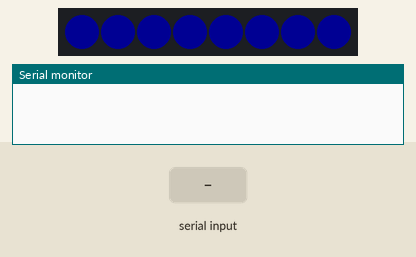
This sketch was run on a simulated Arduino Leonardo, built with avr-gcc and run on an emulated ATmega32U4. Parts: 8 RGB LEDs in strip order, left to right, the last lines printed to the serial monitor. The test bench sets the inputs (shaded band). Dim RGB values are drawn brighter than linear; random numbers use the default seed unless the sketch sets one.

Above: at 13.9 s.
14.0 s: "1\n" received over the second serial link
At 14.6 s:
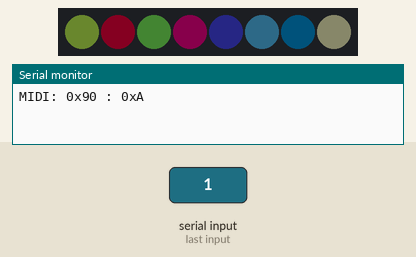
15.5 s: "0\n" received over the second serial link
At 15.9 s:
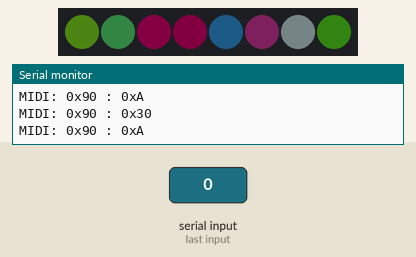
17.0 s: "2\n" received over the second serial link
At 18.2 s:
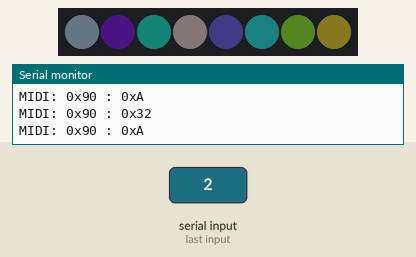
18.5 s: "1\n" received over the second serial link
At 19.4 s:
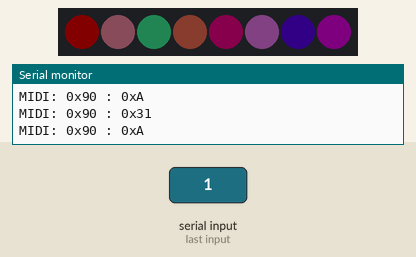
20.0 s: "0\n" received over the second serial link
At 20.5 s:
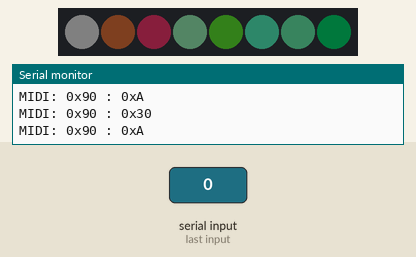
21.5 s: "2\n" received over the second serial link
At 22.8 s:
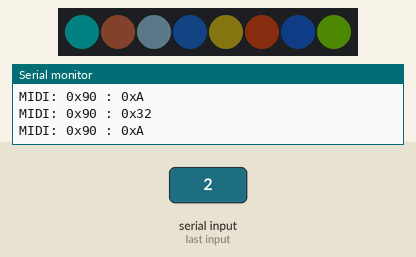
Timing chart, 0 to 24.0 s (numbered marks = the images above; inputs shaded):
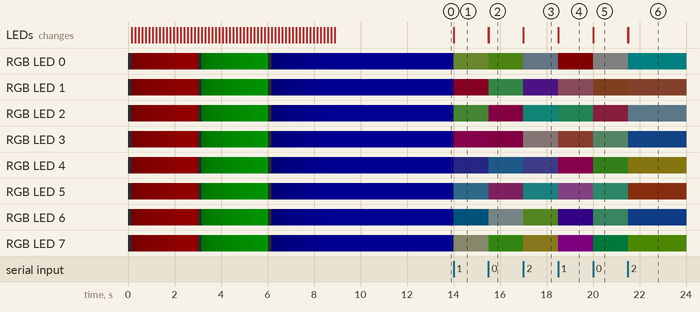

The sketch:

MIDI_LEDuino_Example.ino
```cpp
/***********************************/
/* MIDI_LEDuino Example            */
/***********************************/
/* Copyright uBld Electronics, LLC */
/***********************************/

/* Tested on an Arduino Leonardo */

#include <FastLED.h>
#define LED_PIN   7
#define NUM_LEDS  8
CRGB leds[NUM_LEDS];

/* Max Brightness of LEDs */
#define BRIGHTNESS 20

/* Lenght of notes */
#define BASE      25      /* Milliseconds */
#define WHOLE     BASE*16
#define HALF      BASE*8
#define QUARTER   BASE*4
#define EIGHTH    BASE*2
#define SIXTEENTH BASE

/* Variables for MIDI */
byte MIDIcommand, MIDIdata1, MIDIdata2;
byte MIDIdataBytes=1;
byte MIDIbyteCounter=0;
byte MIDIpacketSize=3;

/* Variables for LEDs */
int x=0;
int randNumber1, randNumber2, randNumber3;

void setup() {

  /* Set up WS2812B LEDs */
  FastLED.addLeds<WS2812, LED_PIN, GRB>(leds, NUM_LEDS);

  /* Red */
  for(int temp=0;temp<BRIGHTNESS;temp++)
  {
    for (x=0;x<8;x++)
    {
      /* Flash the LEDs randombly when we get a MIDI packet */
      leds[x] = CRGB(temp,0,0);
    }
    FastLED.show();
    delay(150);
  }

  /* Green */
  for(int temp=0;temp<BRIGHTNESS;temp++)
  {
    for (x=0;x<8;x++)
    {
      /* Flash the LEDs randombly when we get a MIDI packet */
      leds[x] = CRGB(0,temp,0);
    }
    FastLED.show();
    delay(150);
  }

  /* Blue */
  for(int temp=0;temp<BRIGHTNESS;temp++)
  {
    for (x=0;x<8;x++)
    {
      /* Flash the LEDs randombly when we get a MIDI packet */
      leds[x] = CRGB(0,0,temp);
    }
    FastLED.show();
    delay(150);
  }

  /* Set up serial port */
  /* On the Leonardo, Serial1 is on pins 0 & 1 */
  /* For other Arduino, you may need to set up the port differently */
  Serial1.begin(31250);

  /* Set up USB serial montior on Leonardo */
  Serial.begin(31250);

  /* Outputs notes to MIDI out at startup */
  for (int notes = 36; notes < 72; notes ++)
    playNote(notes,0x7f,SIXTEENTH);

  delay(500);

  /* Shave and a Haircut */
  playNote(60,0x7f,QUARTER);
  playNote(55,0x7f,EIGHTH);
  playNote(55,0x7f,EIGHTH);
  playNote(56,0x7f,QUARTER);
  playNote(55,0x7f,QUARTER);
  playNote(00,00,QUARTER);
  playNote(59,0x7f,QUARTER);
  playNote(60,0x7f,QUARTER);

  /* Clears out any junk that may be in the receive buffer so we start clean */
  Serial1.flush();
}

void playNote(byte note, byte velocity, byte notetime)
{
    MIDIcommand=0x90; /* Note On */
    MIDIdata1=note;  /* Pitch */
    MIDIdata2=velocity;     /* Velocity */
    sendMIDI(3);      /* Send MIDI Bytes */
    delay(notetime);
    MIDIdata2=0;     /* Velocity */
    sendMIDI(3);      /* Send MIDI Bytes */
    delay(notetime);
}

/* Send MIDI Message */
/* From byte variables */
void sendMIDI(byte sendBytes)
{
  if(sendBytes>=1)
    Serial1.write(MIDIcommand);
  if(sendBytes>=2)
    Serial1.write(MIDIdata1);
  if(sendBytes>=3)
    Serial1.write(MIDIdata2);
}

/* Send MIDI Message */
/* From byte variables */
void printMIDI(byte sendBytes)
{
  Serial.print("MIDI: 0x");
  if(sendBytes>=1)
  {
    Serial.print(MIDIcommand,HEX);
  }
  if(sendBytes>=2)
  {
    Serial.print(" : 0x");
    Serial.print(MIDIdata1,HEX);
  }
  if(sendBytes>=3)
  {
    Serial.print(" : 0x");
    Serial.print(MIDIdata2,HEX);
  }
  Serial.print("\n");
}

/* Receive MIDI Message */
/* Returns packet size received (1 to 3) */
int recvMIDI(void)
{
  byte tempByte;

  /* While we have a byte in the serial receive buffer */
  if(Serial1.available())
  {
    /* Get a byte from the serial port buffer */
    tempByte=Serial1.read();

    /* If this is a command byte */
    if(tempByte & 0x80)
    {
      /* Store command */
      MIDIcommand=tempByte;
      MIDIbyteCounter=1;

      switch(MIDIcommand)
      {
        /* Note Off */
        case 0x80:
          MIDIdataBytes=2;
          break;

        /* Note On */
        case 0x90:
          MIDIdataBytes=2;
          break;

        /* Polymorphic key pressure / Aftertouch */
        case 0xA0:
          MIDIdataBytes=2;
          break;

        /* Control change */
        case 0xB0:
          MIDIdataBytes=2;
          break;

        /* Program Change */
        case 0xC0:
          MIDIdataBytes=1;
          break;

        /* Channel pressure / Aftertouch */
        case 0xD0:
          MIDIdataBytes=1;
          break;

        /* Pitch bend change */
        case 0xE0:
          MIDIdataBytes=2;
          break;

        /* System Messages */
        case 0xF0:

          /* System Real Time */
          if(tempByte&0x08)
          {
            MIDIdataBytes=0;
            return 1;
          }
          else
          {
            /* System Exclusive */
            /* This needs to be fixed if your system uses this command */
            MIDIdataBytes=2;
            /* return 1; */
            /* System Common */
          }
          break;
      }
    }
    /* This is a data byte */
    else
    {
      if(MIDIbyteCounter <= MIDIdataBytes)
      {
        /* If one byte has been received (command byte) */
        if(MIDIbyteCounter==1)
        {
          MIDIdata1=tempByte;

          if(MIDIbyteCounter==MIDIdataBytes)
            return 2;
        }

        /* If two bytes have been received (command and one data) */
        if(MIDIbyteCounter==2)
        {
          MIDIdata2=tempByte;

          if(MIDIbyteCounter==MIDIdataBytes)
            return 3;
        }
      }
      MIDIbyteCounter++;
    }
  }

  /* We don't have a message ready */
  return false;
}

void loop() {
  int temp,temp2;
  temp = recvMIDI();

  /* If we recevied a MIDI packet */
  if(temp>0)
  {
    temp2=MIDIcommand & 0xf0;

    /* Change Middle-C to D */
    /* Example of modifying the stream */
    if ((temp2==0x80)||(temp2==0x90))
      if(MIDIdata1==0x3C)
        MIDIdata1=0x3E;

    /* Send the MIDI and print it on the USB monitor port */
    sendMIDI(temp);
    printMIDI(temp);

    /* Flash the LEDs randombly when we get a MIDI packet */
    for (x=0;x<8;x++)
    {
      randNumber1=random(BRIGHTNESS>>1);
      randNumber2=random(BRIGHTNESS>>1);
      randNumber3=random(BRIGHTNESS>>1);
      leds[x] = CRGB(randNumber1, randNumber2, randNumber3);
    }
    FastLED.show();
  }
}
```

Measured:
- after the input at 14.0 s, RGB LED 0: RGB(0, 0, 19) → RGB(7, 9, 3) at once; RGB LED 1: RGB(0, 0, 19) → RGB(8, 0, 2) at once; RGB LED 2: RGB(0, 0, 19) → RGB(4, 8, 3) at once; RGB LED 3: RGB(0, 0, 19) → RGB(9, 0, 5) at once; RGB LED 4: RGB(0, 0, 19) → RGB(2, 2, 7) at once; the LEDs: change at once (image 1)
- after the input at 15.5 s, RGB LED 0: RGB(7, 9, 3) → RGB(4, 7, 1) at once; RGB LED 1: RGB(8, 0, 2) → RGB(3, 8, 4) at once; RGB LED 2: RGB(4, 8, 3) → RGB(8, 0, 4) at once; RGB LED 3: RGB(9, 0, 5) → RGB(6, 0, 3) at once; RGB LED 4: RGB(2, 2, 7) → RGB(2, 6, 9) at once; the LEDs: first change at once (image 2 shows a later state)
- after the input at 17.0 s, RGB LED 0: RGB(4, 7, 1) → RGB(6, 7, 8) at once; RGB LED 1: RGB(3, 8, 4) → RGB(4, 1, 7) at once; RGB LED 2: RGB(8, 0, 4) → RGB(1, 8, 7) at once; RGB LED 3: RGB(6, 0, 3) → RGB(8, 7, 7) at once; RGB LED 4: RGB(2, 6, 9) → RGB(4, 4, 9) at once; the LEDs: first change at once (image 3 shows a later state)
- after the input at 18.5 s, RGB LED 0: RGB(6, 7, 8) → RGB(6, 0, 0) at once; RGB LED 1: RGB(4, 1, 7) → RGB(9, 5, 6) at once; RGB LED 2: RGB(1, 8, 7) → RGB(2, 8, 5) at once; RGB LED 3: RGB(8, 7, 7) → RGB(9, 4, 3) at once; RGB LED 4: RGB(4, 4, 9) → RGB(9, 0, 5) at once; the LEDs: first change at once (image 4 shows a later state)
- after the input at 20.0 s, RGB LED 0: RGB(6, 0, 0) → RGB(5, 5, 5) at once; RGB LED 1: RGB(9, 5, 6) → RGB(4, 2, 1) at once; RGB LED 2: RGB(2, 8, 5) → RGB(9, 2, 4) at once; RGB LED 3: RGB(9, 4, 3) → RGB(5, 8, 6) at once; RGB LED 4: RGB(9, 0, 5) → RGB(2, 5, 1) at once; the LEDs: first change at once (image 5 shows a later state)
- after the input at 21.5 s, RGB LED 0: RGB(5, 5, 5) → RGB(0, 5, 5) at once; RGB LED 1: RGB(4, 2, 1) → RGB(6, 3, 2) at once; RGB LED 2: RGB(9, 2, 4) → RGB(6, 8, 9) at once; RGB LED 3: RGB(5, 8, 6) → RGB(1, 4, 8) at once; RGB LED 4: RGB(2, 5, 1) → RGB(8, 7, 1) at once; the LEDs: first change at once (image 6 shows a later state)
